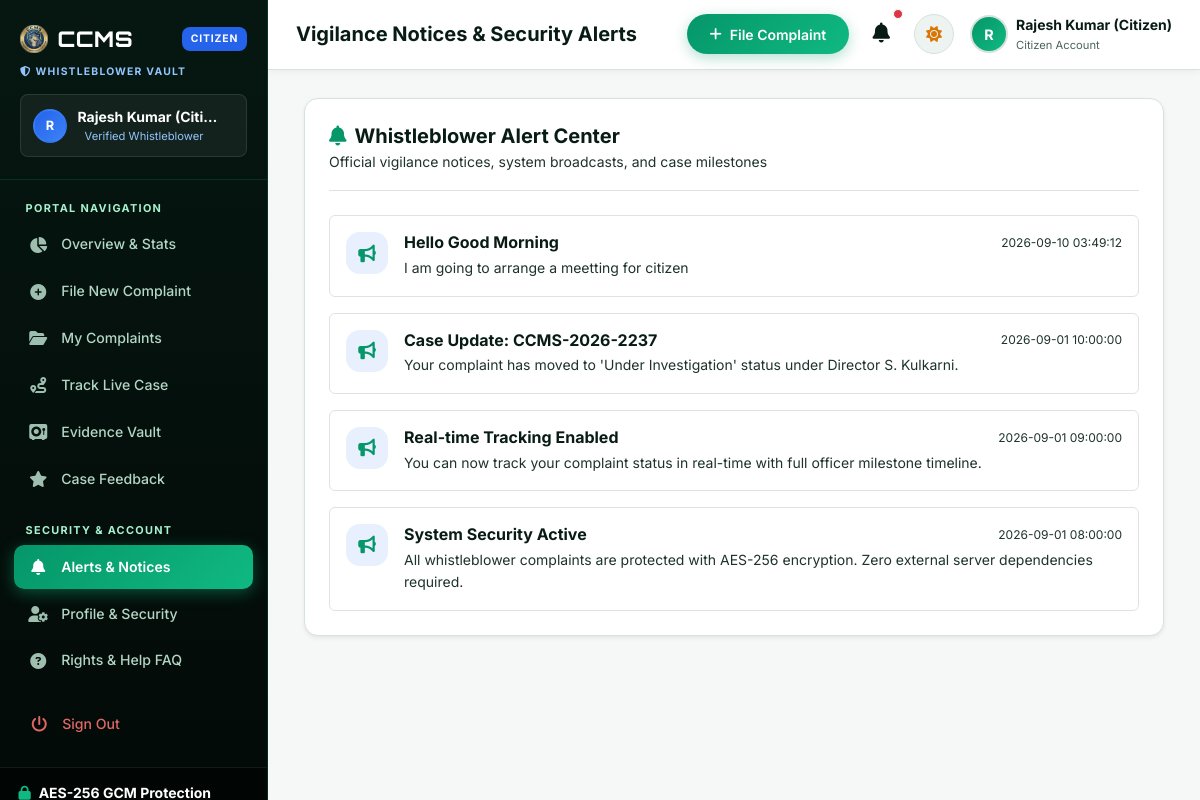
/citizen/notifications (signed in), run on the app's committed database.
### tables this page shows
CREATE TABLE notifications (
            notification_id INTEGER PRIMARY KEY AUTOINCREMENT,
            user_id INTEGER,
            recipient_role TEXT DEFAULT 'all',
            title TEXT NOT NULL,
            message TEXT NOT NULL,
            badge_type TEXT DEFAULT 'info',
            is_read INTEGER DEFAULT 0,
            created_at DATETIME DEFAULT CURRENT_TIMESTAMP
        );

### app.py (the view)
@app.route("/citizen/notifications")
@login_required
def citizen_notifications():
    notifications = db.query_db(
        "SELECT * FROM notifications WHERE recipient_role IN ('all', 'citizen') ORDER BY created_at DESC"
    )
    return render_template("citizen/notifications.html", notifications=notifications)

### app.py (called while the page is built)
def login_required(f):
    @wraps(f)
    def decorated_function(*args, **kwargs):
        if not session.get("user_id"):
            flash("Please sign in to access the portal.", "warning")
            return redirect(url_for("citizen_login"))
        return f(*args, **kwargs)
    return decorated_function

### db.py (called while the page is built)
def dict_factory(cursor, row):
    d = {}
    for idx, col in enumerate(cursor.description):
        d[col[0]] = row[idx]
    return d

def get_db_connection():
    conn = sqlite3.connect(DB_PATH, timeout=20.0, check_same_thread=False)
    conn.row_factory = dict_factory
    conn.execute("PRAGMA journal_mode=WAL;")
    return conn

def _normalize_query(query, args):
    if "ON DUPLICATE KEY UPDATE" in query.upper() and "system_settings" in query.lower():
        query = "INSERT OR REPLACE INTO system_settings (setting_key, setting_value) VALUES (?, ?)"
        if len(args) == 3:
            args = (args[0], args[1])
        return query, args
    normalized_query = query.replace("%s", "?")
    return normalized_query, args

def query_db(query, args=(), one=False):
    normalized_query, normalized_args = _normalize_query(query, args)
    conn = get_db_connection()
    try:
        cursor = conn.cursor()
        cursor.execute(normalized_query, normalized_args)
        result = cursor.fetchall()
        return (result[0] if result else None) if one else result
    finally:
        conn.close()

### templates/citizen/notifications.html (shortened to what this page needs)
{% extends 'citizen/base.html' %}
{% set active_page = 'notifications' %}
{% block page_heading %}Vigilance Notices &amp; Security Alerts{% endblock %}
{% block content %}
<div class="ccms-card p-4 shadow-sm" style="max-width: 860px; margin: 0 auto;">
  <div class="d-flex flex-wrap align-items-center justify-content-between pb-3 mb-4 border-bottom gap-3">
    <div>
      <h5 class="fw-bold text-heading mb-0"><i class="fas fa-bell text-primary me-2"></i>Whistleblower Alert Center</h5>
      <span class=" small">Official vigilance notices, system broadcasts, and case milestones</span>
    </div>
  </div>
  {% if notifications %}
  <div class="d-flex flex-column gap-3">
    {% for notif in notifications %}
    <div class="p-3 rounded bg-subtle border d-flex align-items-start gap-3">
      <div class="stat-icon"
        style="width:42px; height:42px; font-size:1.1rem; background: rgba(37,99,235,0.1); color: var(--primary);">
        <i class="fas fa-bullhorn"></i>
      </div>
      <div class="flex-grow-1">
        <div class="d-flex align-items-center justify-content-between mb-1">
          <h6 class="fw-bold text-heading mb-0">{{ notif.title }}</h6>
          <span class="" style="font-size:0.75rem;">{{ notif.created_at }}</span>
        </div>
        <p class=" small mb-0">{{ notif.message }}</p>
      </div>
    </div>
    {% endfor %}
  </div>
  {% endif %}
</div>
{% endblock %}

### static/css/theme.css (style rules this page uses)
:root, [data-theme="light"] { --bg-primary: #f6f8f7; --bg-surface: #ffffff; --bg-card: #ffffff; --bg-subtle: #edf3f0; --bg-sidebar: #061a14; --bg-sidebar-hover: rgba(255, 255, 255, 0.08); --border-color: #d8e2dc; --border-hover: #b2c9be; --border-glow: rgba(5, 150, 105, 0.25); --text-heading: #081c15; --text-body: #1e332a; --text-muted: #4b6358; --text-white: #ffffff; --primary: #059669; --primary-hover: #047857; --primary-subtle: rgba(5, 150, 105, 0.12); --accent-cyan: #0891b2; --accent-violet: #7c3aed; --accent-emerald: #10b981; --accent-amber: #d97706; --accent-rose: #e11d48; --accent-mint: #34d399; --gradient-brand: linear-gradient(135deg, #059669 0%, #10b981 100%); --gradient-cyber: linear-gradient(135deg, #059669 0%, #0891b2 50%, #7c3aed 100%); --gradient-card: linear-gradient(145deg, #ffffff, #f4f8f6); --gradient-forest: linear-gradient(135deg, #064e3b 0%, #059669 100%); --gradient-gold: linear-gradient(135deg, #f59e0b 0%, #d97706 100%); --gradient-success: linear-gradient(135deg, #10b981 0%, #059669 100%); --gradient-danger: linear-gradient(135deg, #f43f5e 0%, #e11d48 100%); --gradient-dark: linear-gradient(135deg, #061a14 0%, #0f2d23 100%); --font-brand: 'Orbitron', -apple-system, BlinkMacSystemFont, sans-serif; --font-body: 'Inter', -apple-system, BlinkMacSystemFont, "Segoe UI", Roboto, sans-serif; --shadow-sm: 0 2px 8px rgba(6, 26, 20, 0.05); --shadow-md: 0 8px 24px -4px rgba(6, 26, 20, 0.08), 0 2px 6px -2px rgba(6, 26, 20, 0.04); --shadow-lg: 0 20px 40px -12px rgba(6, 26, 20, 0.12), 0 4px 12px -2px rgba(6, 26, 20, 0.05); --shadow-glow: 0 0 30px rgba(5, 150, 105, 0.2); --radius-sm: 8px; --radius-md: 14px; --radius-lg: 20px; --radius-pill: 9999px; --transition-fast: all 0.2s cubic-bezier(0.4, 0, 0.2, 1); --transition-normal: all 0.3s cubic-bezier(0.25, 0.8, 0.25, 1); }
*, *::before, *::after { box-sizing: border-box; margin: 0; padding: 0; }
html { scroll-behavior: smooth; }
body { font-family: var(--font-body); background-color: var(--bg-primary); color: var(--text-body); min-height: 100vh; line-height: 1.6; transition: background-color 0.3s ease, color 0.3s ease; }
h1, h2, h3, h4, h5, h6, .h1, .h2, .h3, .h4, .h5, .h6 { color: var(--text-heading); font-weight: 700; line-height: 1.3; }
p, span, li, label { color: inherit; }
.text-heading { color: var(--text-heading) !important; }
.text-primary { color: var(--primary) !important; }
.ccms-card, .card { background: var(--bg-card); color: var(--text-body); border: 1px solid var(--border-color); border-radius: var(--radius-md); padding: 1.5rem; box-shadow: var(--shadow-sm); transition: var(--transition-normal); position: relative; overflow: hidden; }
.stat-icon { width: 52px; height: 52px; border-radius: var(--radius-md); display: flex; align-items: center; justify-content: center; font-size: 1.4rem; flex-shrink: 0; }

### data on the page
notifications: title "Hello Good Morning", created_at "2026-09-10 03:49:12", message "I am going to arrange a meetting for citizen"
notifications: title "Case Update: CCMS-2026-2237", created_at "2026-09-01 10:00:00", message "Your complaint has moved to 'Under Investigation' status under Director S. Kulkarni."
notifications: title "Real-time Tracking Enabled", created_at "2026-09-01 09:00:00", message "You can now track your complaint status in real-time with full officer milestone timeline."
notifications: title "System Security Active", created_at "2026-09-01 08:00:00", message "All whistleblower complaints are protected with AES-256 encryption. Zero external server dependencies required."

### other printed values
{{ session.get('full_name', 'Citizen')[:1]|upper }} "R"
{{ session.get('full_name', 'Citizen') }} "Rajesh Kumar (Citi…"
{{ session.get('full_name', 'Citizen') }} "Rajesh Kumar (Citizen)"
